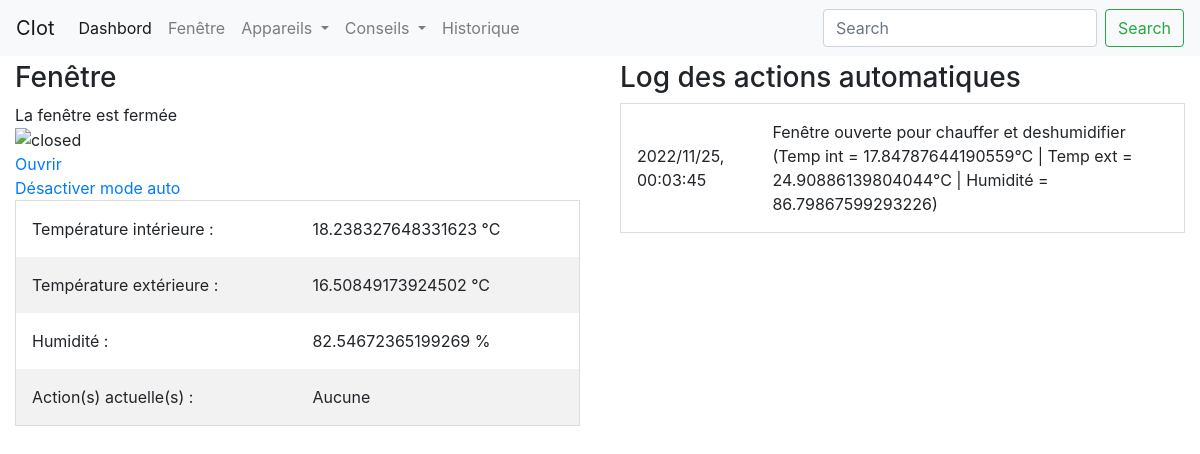
Before: /window/ with the older database file.
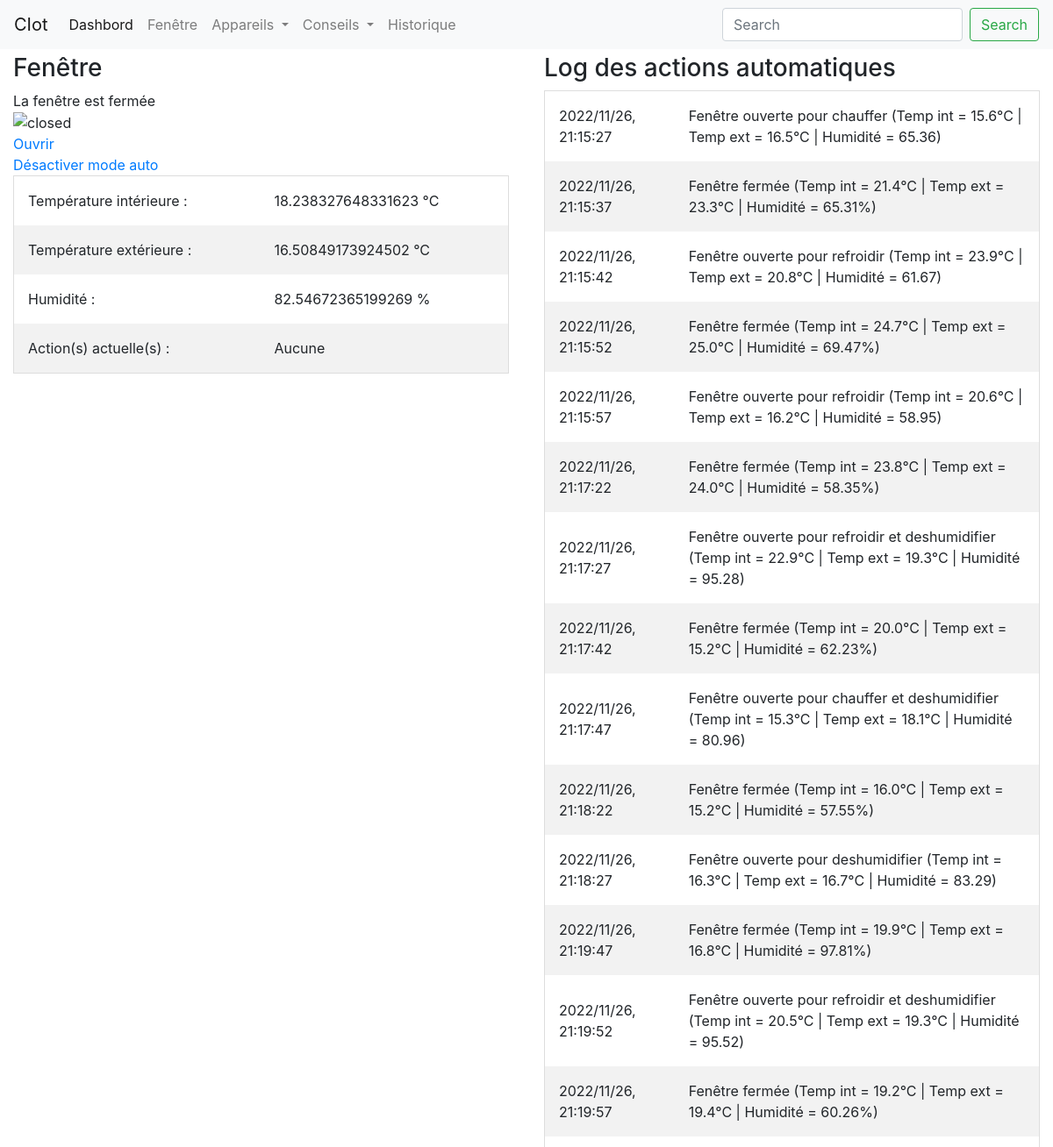
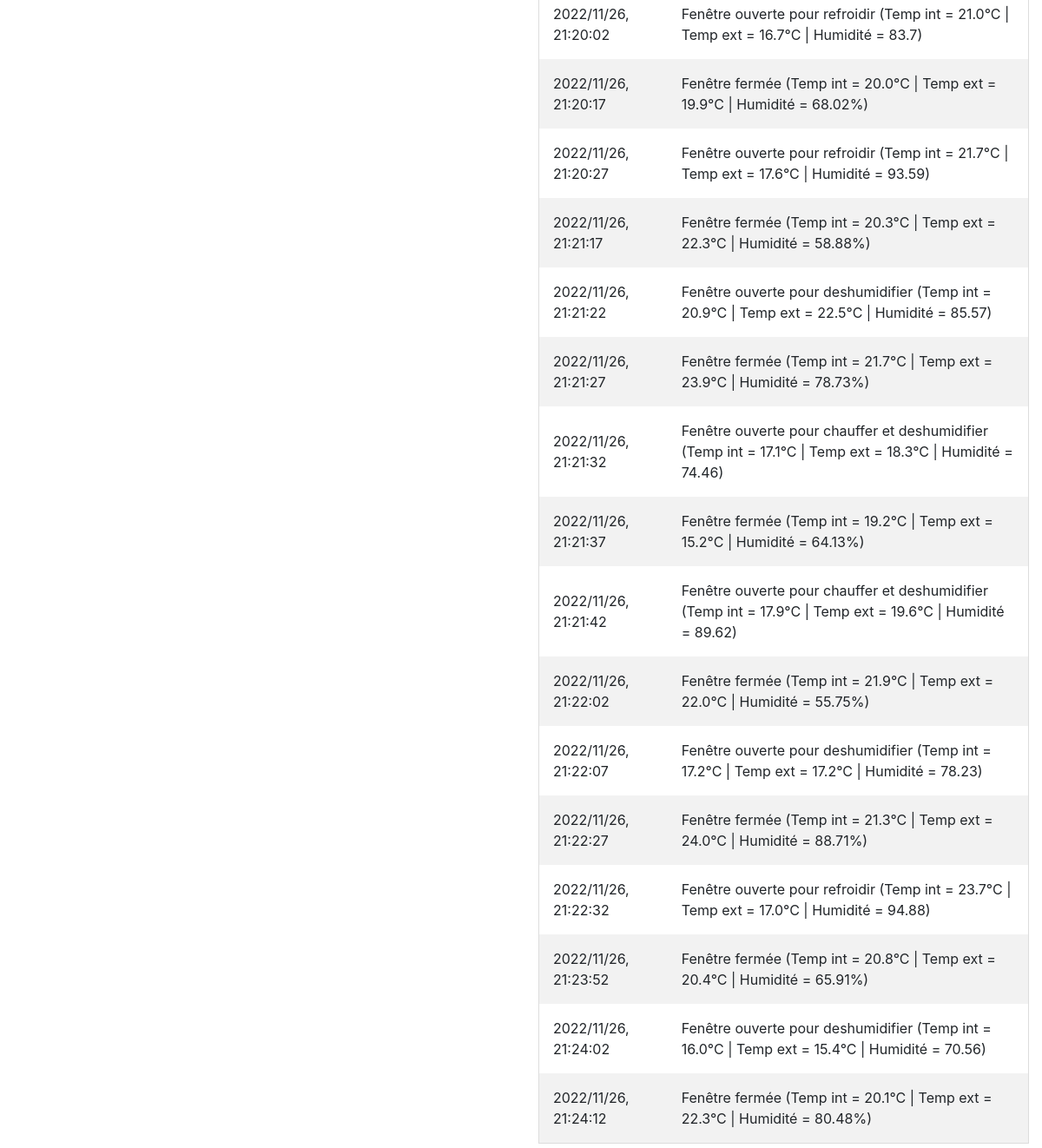
After: the same page with the newer database file (2 pictures, top to bottom).
### app/models.py (models this page shows, shortened)
class WindowLog(db.Model):
    __tablename__ = "window_log"
    id = db.Column(db.Integer, primary_key=True, autoincrement=True)
    action = db.Column(db.String, nullable=False)
    datetime = db.Column(db.DateTime, nullable=False)
    def get_serializable_action(self):
        return {"datetime":self.datetime.strftime("%Y/%m/%d, %H:%M:%S"), "action":self.action}

### app/routes.py (the view)
@app.route("/window/")
def window(state=False):
    temp_in, temp_out, hum = w.get_measures()
    current_state = w.repr_state()
    is_open = w.get_is_open()
    mode = w.mode_auto
    with app.app_context():
        log = list(map(lambda x: x.get_serializable_action(), list(WindowLog.query.all())))
    return render_template("windows.html", temp_in=temp_in, temp_out=temp_out, hum=hum, state=current_state, is_open=is_open, mode_auto=mode, log=log)

### sensors/window/Window.py (called while the page is built)
    def get_is_open(self):
        return self.is_open

    def get_measures(self):
        return self.temp_in, self.temp_out, self.humidity

    def repr_state(self):
        if len(self.state) == 0 :
            return "Aucune"
        repr = self.state[0]
        for i in range(len(self.state)-1):
            repr = repr + " et " + self.state[i+1]
        return repr

### app/templates/windows.html (shortened to what this page needs)
{% extends "index.html" %}
{% block content %}
<head>
    <link rel="stylesheet" href="{{url_for('static', filename='css/window.css')}}" />
</head>
<body>
<div class="main">
    <div class="part">
        <h3>Fenêtre</h3>
        {% if is_open %}
            <span id="window_info">La fenêtre est ouverte</span><br>
            <img id="window_img" src= "../static/image/window_open.png" alt="open"/>
            <br><a id="open" href="/close/">Fermer</a>
        {% else %}
            <span id="window_info">La fenêtre est fermée</span><br>
            <img id="window_img" src= "../static/image/window_close.png" alt="closed"/>
            <br><a id="open" href="/open/">Ouvrir</a>
        {% endif %}
        <br>
        <a id="auto" href="/mode/">
            {% if mode_auto %}Désactiver mode auto{% else %}Activer mode auto{% endif %}
        </a>
        <table id="measures">
            <tr>
                <td>Température intérieure : </td>
                <td>{{temp_in}} °C</td>
            </tr>
            <tr>
                <td>Température extérieure : </td>
                <td>{{temp_out}} °C</td>
            </tr>
            <tr>
                <td>Humidité : </td>
                <td>{{hum}} %</td>
            </tr>
            <tr>
                <td>Action(s) actuelle(s) : </td>
                <td>{{state}}</td>
            </tr>
        </table>
    </div>
    <div class="part">
        <h3>Log des actions automatiques</h3>
        <table id="log">
            {% for action in log %}
            <tr>
                <td>{{action["datetime"]}}</td>
                <td>{{action["action"]}}</td>
            </tr>
            {% endfor %}
        </table>
    </div>
</div>
</body>
{% endblock %}

### app/templates/index.html (shortened to what this page needs)
<!DOCTYPE html>
<html lang="en">
<head>
    <link rel="stylesheet" href="https://stackpath.bootstrapcdn.com/bootstrap/4.4.1/css/bootstrap.min.css"
>
</head>
<body>
    <nav class="navbar navbar-expand-lg navbar-light bg-light">
        <a class="navbar-brand" href="#">CIot</a>
        <div class="collapse navbar-collapse" id="navbarSupportedContent">
            <ul class="navbar-nav mr-auto">
                <li class="nav-item active">
                    <a class="nav-link" href="/">Dashbord <span class="sr-only">(current)</span></a>
                </li>
                <li class="nav-item">
                    <a class="nav-link" href="/window">Fenêtre</a>
                </li>
                <li class="nav-item dropdown">
                    <a class="nav-link dropdown-toggle" href="#" id="navbarDropdown" role="button" data-toggle="dropdown"
                       aria-haspopup="true" aria-expanded="false">
                        Appareils
                    </a>
                </li>
                <li class="nav-item dropdown">
                    <a class="nav-link dropdown-toggle" href="#" id="navbarDropdown" role="button" data-toggle="dropdown"
                       aria-haspopup="true" aria-expanded="false">
                        Conseils
                    </a>
                </li>
                <li class="nav-item">
                    <a class="nav-link " href="/energy_history">Historique</a>
                </li>
            </ul>
            <form class="form-inline my-2 my-lg-0">
                <input class="form-control mr-sm-2" type="search" placeholder="Search" aria-label="Search">
                <button class="btn btn-outline-success my-2 my-sm-0" type="submit">Search</button>
            </form>
        </div>
    </nav>
    {% block content %}
    {% endblock %}
</body>

### app/static/css/window.css (style rules this page uses)
* { box-sizing: border-box; }
.main { margin-left:-5px; margin-right:-5px; }
.part { float: left; width: 50%; padding: 5px; padding-left: 20px; padding-right: 20px; text-align: left; }
table { border-collapse: collapse; border-spacing: 0; width: 100%; border: 1px solid #ddd; }
th, td { text-align: left; padding: 16px; }
tr:nth-child(even) { background-color: #f2f2f2; }

Changed rows visible on the page:
changed WindowLog: datetime "2022/11/25, 00:03:45" → "2022/11/26, 21:15:27"; action "Fenêtre ouverte pour chauffer et deshumidifier (Temp int = 17.84787644190559°C | Temp ext = 24.90886139804044°C | Humidité = 86.79867599293226)" → "Fenêtre ouverte pour chauffer (Temp int = 15.6°C | Temp ext = 16.5°C | Humidité = 65.36)"
added WindowLog: datetime "2022/11/26, 21:15:37", action "Fenêtre fermée (Temp int = 21.4°C | Temp ext = 23.3°C | Humidité = 65.31%)"
added WindowLog: datetime "2022/11/26, 21:15:42", action "Fenêtre ouverte pour refroidir (Temp int = 23.9°C | Temp ext = 20.8°C | Humidité = 61.67)"
added WindowLog: datetime "2022/11/26, 21:15:52", action "Fenêtre fermée (Temp int = 24.7°C | Temp ext = 25.0°C | Humidité = 69.47%)"
added WindowLog: datetime "2022/11/26, 21:15:57", action "Fenêtre ouverte pour refroidir (Temp int = 20.6°C | Temp ext = 16.2°C | Humidité = 58.95)"
added WindowLog: datetime "2022/11/26, 21:17:22", action "Fenêtre fermée (Temp int = 23.8°C | Temp ext = 24.0°C | Humidité = 58.35%)"
added WindowLog: datetime "2022/11/26, 21:17:27", action "Fenêtre ouverte pour refroidir et deshumidifier (Temp int = 22.9°C | Temp ext = 19.3°C | Humidité = 95.28)"
added WindowLog: datetime "2022/11/26, 21:17:42", action "Fenêtre fermée (Temp int = 20.0°C | Temp ext = 15.2°C | Humidité = 62.23%)"
added WindowLog: datetime "2022/11/26, 21:17:47", action "Fenêtre ouverte pour chauffer et deshumidifier (Temp int = 15.3°C | Temp ext = 18.1°C | Humidité = 80.96)"
added WindowLog: datetime "2022/11/26, 21:18:22", action "Fenêtre fermée (Temp int = 16.0°C | Temp ext = 15.2°C | Humidité = 57.55%)"
added WindowLog: datetime "2022/11/26, 21:18:27", action "Fenêtre ouverte pour deshumidifier (Temp int = 16.3°C | Temp ext = 16.7°C | Humidité = 83.29)"
added WindowLog: datetime "2022/11/26, 21:19:47", action "Fenêtre fermée (Temp int = 19.9°C | Temp ext = 16.8°C | Humidité = 97.81%)"
added WindowLog: datetime "2022/11/26, 21:19:52", action "Fenêtre ouverte pour refroidir et deshumidifier (Temp int = 20.5°C | Temp ext = 19.3°C | Humidité = 95.52)"
added WindowLog: datetime "2022/11/26, 21:19:57", action "Fenêtre fermée (Temp int = 19.2°C | Temp ext = 19.4°C | Humidité = 60.26%)"
added WindowLog: datetime "2022/11/26, 21:20:02", action "Fenêtre ouverte pour refroidir (Temp int = 21.0°C | Temp ext = 16.7°C | Humidité = 83.7)"
added WindowLog: datetime "2022/11/26, 21:20:17", action "Fenêtre fermée (Temp int = 20.0°C | Temp ext = 19.9°C | Humidité = 68.02%)"
added WindowLog: datetime "2022/11/26, 21:20:27", action "Fenêtre ouverte pour refroidir (Temp int = 21.7°C | Temp ext = 17.6°C | Humidité = 93.59)"
added WindowLog: datetime "2022/11/26, 21:21:17", action "Fenêtre fermée (Temp int = 20.3°C | Temp ext = 22.3°C | Humidité = 58.88%)"
added WindowLog: datetime "2022/11/26, 21:21:22", action "Fenêtre ouverte pour deshumidifier (Temp int = 20.9°C | Temp ext = 22.5°C | Humidité = 85.57)"
added WindowLog: datetime "2022/11/26, 21:21:27", action "Fenêtre fermée (Temp int = 21.7°C | Temp ext = 23.9°C | Humidité = 78.73%)"
added WindowLog: datetime "2022/11/26, 21:21:32", action "Fenêtre ouverte pour chauffer et deshumidifier (Temp int = 17.1°C | Temp ext = 18.3°C | Humidité = 74.46)"
added WindowLog: datetime "2022/11/26, 21:21:37", action "Fenêtre fermée (Temp int = 19.2°C | Temp ext = 15.2°C | Humidité = 64.13%)"
added WindowLog: datetime "2022/11/26, 21:21:42", action "Fenêtre ouverte pour chauffer et deshumidifier (Temp int = 17.9°C | Temp ext = 19.6°C | Humidité = 89.62)"
added WindowLog: datetime "2022/11/26, 21:22:02", action "Fenêtre fermée (Temp int = 21.9°C | Temp ext = 22.0°C | Humidité = 55.75%)"
added WindowLog: datetime "2022/11/26, 21:22:07", action "Fenêtre ouverte pour deshumidifier (Temp int = 17.2°C | Temp ext = 17.2°C | Humidité = 78.23)"
added WindowLog: datetime "2022/11/26, 21:22:27", action "Fenêtre fermée (Temp int = 21.3°C | Temp ext = 24.0°C | Humidité = 88.71%)"
added WindowLog: datetime "2022/11/26, 21:22:32", action "Fenêtre ouverte pour refroidir (Temp int = 23.7°C | Temp ext = 17.0°C | Humidité = 94.88)"
added WindowLog: datetime "2022/11/26, 21:23:52", action "Fenêtre fermée (Temp int = 20.8°C | Temp ext = 20.4°C | Humidité = 65.91%)"
added WindowLog: datetime "2022/11/26, 21:24:02", action "Fenêtre ouverte pour deshumidifier (Temp int = 16.0°C | Temp ext = 15.4°C | Humidité = 70.56)"
added WindowLog: datetime "2022/11/26, 21:24:12", action "Fenêtre fermée (Temp int = 20.1°C | Temp ext = 22.3°C | Humidité = 80.48%)"
